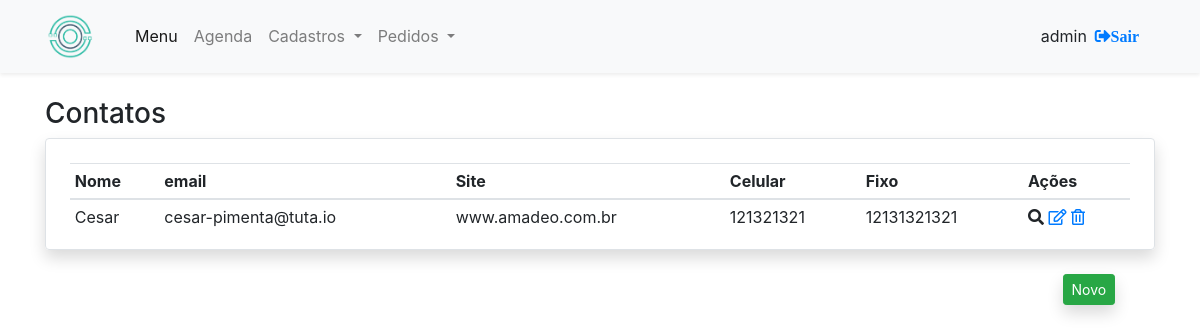
The app's page /home/contato/ (signed in), older data.
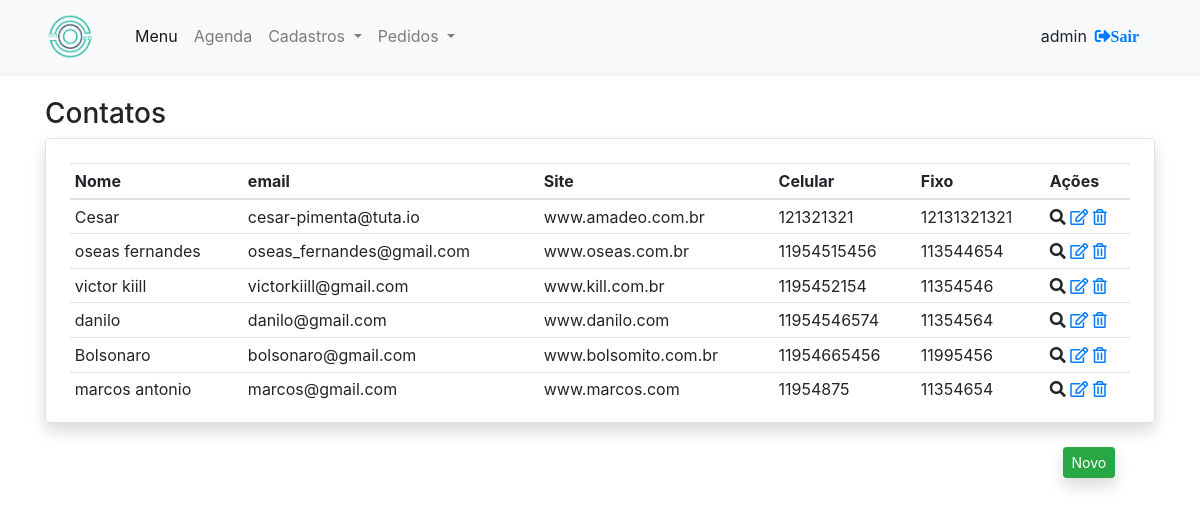
The same page, newer data.
### home/models.py (models this page shows, shortened)
class Contato(models.Model):
    nome = models.CharField(max_length=35)
    email = models.EmailField(null=True)
    site = models.CharField(max_length=40, null=True)
    celular = models.IntegerField()
    telefone1 = models.IntegerField(null=True)
    telefone2 = models.IntegerField(null=True)
    foto = models.ImageField(upload_to='clients_photos', null=True, blank=True)

### home/views.py (the view)
# urls.py: path('contato/', contato_list, name='contato_list'),
@login_required
def contato_list(request):
    contato = Contato.objects.all()
    return render(request, 'contato_list.html', {'contato': contato})

### home/templates/contato_list.html
{% extends 'base.html' %}
{% load bootstrap %}
{% block main %}
    <main class="container">
        <section class="mt-4">
            <h3>Contatos</h3>
            <article class="rounded border shadow pt-4 pr-4 pl-4 table-responsive-sm">
                <table class="table table-hover table-sm ">
                    <thead>
                        <tr>
                            <th>
                                Nome
                            </th>
                            <th>
                                email
                            </th>
                            <th>
                                Site
                            </th>
                            <th>
                                Celular
                            </th>
                            <th>
                                Fixo
                            </th>
                            <th>
                                Ações
                            </th>
                        </tr>
                    </thead>
                    <tbody>
                    {% for contato in contato %}
                        <tr>
                            <td>
                                {{ contato.nome }}
                            </td>
                            <td>
                                {{ contato.email }}
                            </td>
                            <td>
                                {{ contato.site }}
                            </td>
                            <td>
                                {{ contato.celular }}
                            </td>
                            <td>
                                {{ contato.telefone1 }}
                            </td>
                            <td>
                                <a>
                                    <i class="fas fa-search"></i>
                                </a>
                                <a href="{% url 'contato_altera' contato.id %}">
                                    <i class="far fa-edit"></i>
                                </a>
                                <a href="{% url 'contato_deleta' contato.id %}">
                                    <i class=" far fa-trash-alt"></i>
                                </a>
                            </td>
                        </tr>
                    {% endfor %}
                    </tbody>
                </table>
            </article>
            <div class="mt-4 offset-sm-11">
                <a class="btn btn-sm btn-success shadow" href="{% url 'contato_novo' %}">Novo</a>
            </div>
        </section>
    </main>
{% endblock %}

### templates/base.html (shortened to what this page needs)
{% load static %}
<!doctype html>
<html lang="pt">
    <head>
        <link rel="stylesheet" href="https://use.fontawesome.com/releases/v5.2.0/css/all.css">
        <link rel="stylesheet" href="{% static 'css/bootstrap.css' %}">
        <link rel="stylesheet" href="{% static 'css/auto.css' %}">
        <link rel="stylesheet" href="{% static 'css/agenda-default.css' %}">
        <link rel="stylesheet" href="{% static 'css/fullcalendar.min.css' %}">
        <link rel="stylesheet" href="{% static 'css/fullcalendar.print.min.css' %}"  media='print' />
    </head>
    <body>
        <header>
            <nav class="navbar navbar-expand-lg navbar-light bg-light shadow-sm">
              <div class="container">
                    <a class="navbar-brand" href="{% url 'home' %}">
                        <img class="" src="{% static 'media/icon.png' %}" width="50px" alt="logo" >
                    </a>
                  <div class="collapse navbar-collapse" id="navbarNavDropdown">
                      <div class="navbar d-flex justify-content-between collapse navbar-collapse">
                          <ul class="navbar-nav ">
                              <li class="nav-item active">
                                <a class="nav-link" href="{% url 'home' %}">Menu<span class="sr-only">(current)</span></a>
                              </li>
                              <li class="nav-item">
                                <a class="nav-link" href="{% url 'agenda' %}">Agenda</a>
                              </li>
                              <li class="nav-item">
                                <a class="nav-link dropdown-toggle" href="" id="navbarDropdownMenuLink" role="button" data-toggle="dropdown" aria-haspopup="true" aria-expanded="false">
                                  Cadastros
                                </a>
                              </li>
                              <li class="nav-item dropdown">
                                <a class="nav-link dropdown-toggle" href="#" id="navbarDropdownMenuLink" role="button" data-toggle="dropdown" aria-haspopup="true" aria-expanded="false">
                                  Pedidos
                                </a>
                              </li>
                          </ul>
                          <form class="form-inline">
                              {% if user.is_authenticated %}
                                <div class="pr-2">
                                    {{ user.username }}
                                </div>
                                <a class="my-2 my-lg-0" href="/logout"><i class="fas fa-sign-out-alt">Sair</i></a>
                              {% endif %}
                          </form>
                      </div>
                  </div>
              </div>
            </nav>
        </header>
        {% block main %}
        {% endblock %}
    </body>
</html>

Row changes from the older to the newer data that the page shows:
added Contato: nome "oseas fernandes", email "oseas_fernandes@gmail.com", site "www.oseas.com.br", celular "11954515456", telefone1 "113544654"
added Contato: nome "victor kiill", email "victorkiill@gmail.com", site "www.kill.com.br", celular "1195452154", telefone1 "11354546"
added Contato: nome "danilo", email "danilo@gmail.com", site "www.danilo.com", celular "11954546574", telefone1 "11354564"
added Contato: nome "Bolsonaro", email "bolsonaro@gmail.com", site "www.bolsomito.com.br", celular "11954665456", telefone1 "11995456"
added Contato: nome "marcos antonio", email "marcos@gmail.com", site "www.marcos.com", celular "11954875", telefone1 "11354654"
